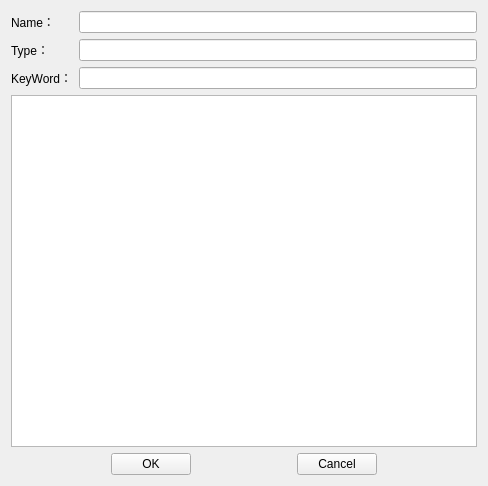
<?xml version="1.0" encoding="UTF-8"?>
<ui version="4.0">
 <class>GUIFailureModelDialog</class>
 <widget class="QWidget" name="GUIFailureModelDialog">
  <property name="geometry">
   <rect>
    <x>0</x>
    <y>0</y>
    <width>488</width>
    <height>486</height>
   </rect>
  </property>
  <property name="windowTitle">
   <string>Form</string>
  </property>
  <layout class="QGridLayout" name="gridLayout">
   <item row="0" column="0">
    <widget class="QLabel" name="labelName">
     <property name="text">
      <string>Name：</string>
     </property>
    </widget>
   </item>
   <item row="0" column="1">
    <widget class="QLineEdit" name="lineEditName"/>
   </item>
   <item row="1" column="0">
    <widget class="QLabel" name="labelType">
     <property name="text">
      <string>Type：</string>
     </property>
    </widget>
   </item>
   <item row="1" column="1">
    <widget class="QLineEdit" name="lineEditType"/>
   </item>
   <item row="2" column="0">
    <widget class="QLabel" name="labelPropertyID">
     <property name="text">
      <string>KeyWord：</string>
     </property>
    </widget>
   </item>
   <item row="2" column="1">
    <widget class="QLineEdit" name="lineEditKeyWord">
     <property name="text">
      <string/>
     </property>
     <property name="readOnly">
      <bool>true</bool>
     </property>
     <property name="placeholderText">
      <string/>
     </property>
    </widget>
   </item>
   <item row="3" column="0" colspan="2">
    <widget class="QTableWidget" name="tableWidget"/>
   </item>
   <item row="4" column="0" colspan="2">
    <layout class="QHBoxLayout" name="horizontalLayout_2">
     <property name="spacing">
      <number>5</number>
     </property>
     <item>
      <spacer name="horizontalSpacer">
       <property name="orientation">
        <enum>Qt::Horizontal</enum>
       </property>
       <property name="sizeHint" stdset="0">
        <size>
         <width>40</width>
         <height>20</height>
        </size>
       </property>
      </spacer>
     </item>
     <item>
      <widget class="QPushButton" name="pushButtonOK">
       <property name="text">
        <string>OK</string>
       </property>
      </widget>
     </item>
     <item>
      <spacer name="horizontalSpacer_3">
       <property name="orientation">
        <enum>Qt::Horizontal</enum>
       </property>
       <property name="sizeHint" stdset="0">
        <size>
         <width>40</width>
         <height>20</height>
        </size>
       </property>
      </spacer>
     </item>
     <item>
      <widget class="QPushButton" name="pushButtonCancel">
       <property name="text">
        <string>Cancel</string>
       </property>
      </widget>
     </item>
     <item>
      <spacer name="horizontalSpacer_2">
       <property name="orientation">
        <enum>Qt::Horizontal</enum>
       </property>
       <property name="sizeHint" stdset="0">
        <size>
         <width>40</width>
         <height>20</height>
        </size>
       </property>
      </spacer>
     </item>
    </layout>
   </item>
  </layout>
 </widget>
 <resources/>
 <connections/>
</ui>
